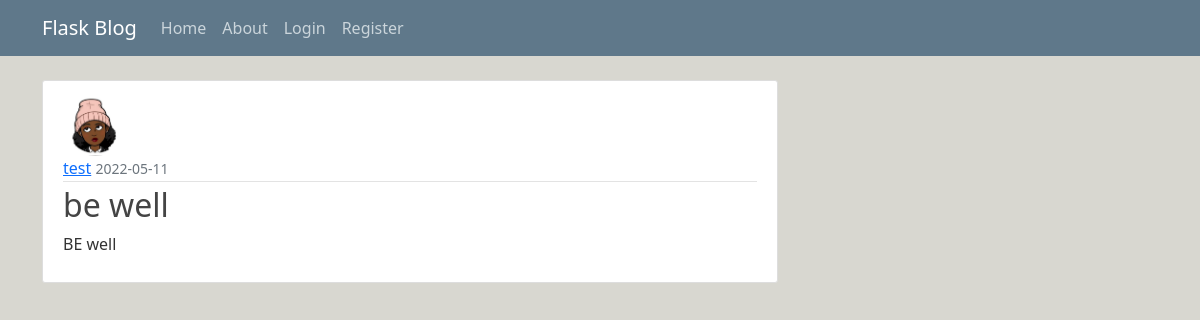
/post/1, run on the app's committed database.
### pitch/models.py (models this page shows, shortened)
class User(db.Model, UserMixin):
  id = db.Column(db.Integer, primary_key=True)
  username = db.Column(db.String(20),unique=True, nullable=False)
  email = db.Column(db.String(120),unique=True, nullable=False)
  image_file = db.Column(db.String(20), nullable=False, default='default.jpg')
  password = db.Column(db.String(60),nullable=False)
  posts=db.relationship('Post',backref='author', lazy=True)

class Post(db.Model):
  id = db.Column(db.Integer, primary_key=True)
  title= db.Column(db.String(100),nullable=False)
  date_posted= db.Column(db.DateTime, nullable=False, default=datetime.utcnow)
  content= db.Column(db.Text,nullable=False)
  category = db.Column(db.Text, nullable=False)
  user_id= db.Column(db.Integer,db.ForeignKey('user.id'),nullable=False)

### pitch/routes.py (the view)
@app.route("/post/<int:post_id>")
def post(post_id):
    post = Post.query.get_or_404(post_id)
    return render_template('post.html', title=post.title, post=post)

### pitch/templates/post.html (shortened to what this page needs)
{% extends 'base.html'%}
{% block content %}
<article class="media content-section">
  <img class="rounded-circle article-img" src="{{ url_for('static', filename='images/' + post.author.image_file) }}">
  <div class="media-body">
    <div class="article-metadata">
      <a class="mr-2" href="#">{{ post.author.username }}</a>
      <small class="text-muted">{{ post.date_posted.strftime('%Y-%m-%d') }}</small>
    </div>
    <h2 class="article-title">{{ post.title }}</h2>
    <p class="article-content">{{ post.content }}</p>
  </div>
</article>
{% endblock content %}

### pitch/templates/base.html (shortened to what this page needs)
<!DOCTYPE html>
<html lang="en">
<head>
  <link href="https://cdn.jsdelivr.net/npm/bootstrap@5.1.3/dist/css/bootstrap.min.css" rel="stylesheet">
  <link
  rel="stylesheet"
  href="https://use.fontawesome.com/releases/v5.1.1/css/all.css"
/>
  <link rel="stylesheet" type="text/css" href="{{ url_for('static', filename='main.css') }}">
</head>
<body>
  <header class="site-header">
    <nav class="navbar navbar-expand-md navbar-dark bg-steel fixed-top">
      <div class="container">
        <a class="navbar-brand mr-4" href="/">Flask Blog</a>
        <div class="collapse navbar-collapse" id="navbarToggle">
          <div class="navbar-nav mr-auto">
            <a class="nav-item nav-link" href="{{url_for('home')}}">Home</a>
            <a class="nav-item nav-link" href="{{url_for('about')}}">About</a>
          </div>
          <div class="navbar-nav">
            {% if current_user.is_authenticated %}
            <a class="nav-item nav-link" href="{{ url_for('new_post')}}">New Post</a>
            <a class="nav-item nav-link" href="{{ url_for('account')}}">Account</a>
            <a class="nav-item nav-link" href="{{ url_for('logout')}}">Logout</a>
            {% else %}
            <a class="nav-item nav-link" href="{{url_for('login')}}">Login</a>
            <a class="nav-item nav-link" href="{{url_for('register')}}">Register</a>
            {% endif %}
          </div>
        </div>
      </div>
    </nav>
  </header>
  <main role="main" class="container">
    <div class="row">
      <div class="col-md-8">
        {% block content %}{% endblock %}
      </div>
      </div>
  </main>
</body>
</html>

### pitch/static/main.css (style rules this page uses)
body { background-color:#87846e51; color: #333333; margin-top: 5rem; }
h1, h2, h3, h4, h5, h6 { color: #444444; }
.bg-steel { background-color: #5f788a; }
.site-header .navbar-nav .nav-link { color: #cbd5db; }
.content-section { background: #ffffff; padding: 10px 20px; border: 1px solid #dddddd; border-radius: 3px; margin-bottom: 20px; }
.article-title { color: #444444; }
.article-content { white-space: pre-line; }
.article-img { height: 65px; width: 65px; margin-right: 16px; }
.article-metadata { padding-bottom: 1px; margin-bottom: 4px; border-bottom: 1px solid #e3e3e3 }

### data on the page
User: image_file (picture), author.username "test"
Post: date_posted "2022-05-11", title "be well", content "BE well"
